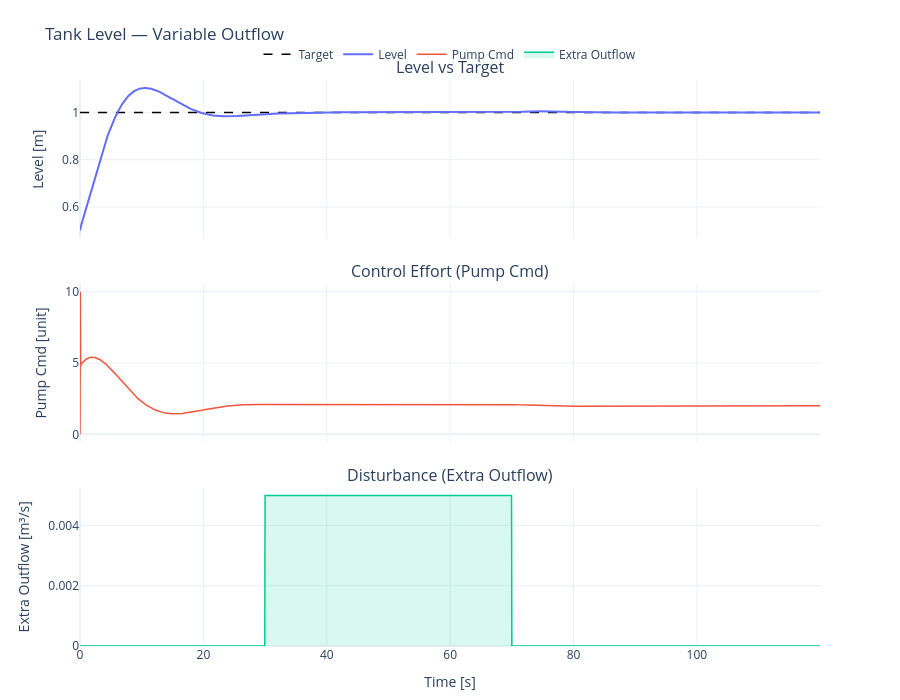

The cell this chart's notebook holds for it:
### Markdown cell above
## Section 3 — Tank Level Control

| Element | Description |
|---|---|
| **Controlled variable** | Liquid level [m] |
| **Manipulated variable** | Pump speed / valve opening |
| **Disturbance** | Downstream demand changes (variable outflow) |
| **Sensor** | Level transmitter (pressure or ultrasonic) |
| **Poor tuning consequence** | Overflow (safety hazard), starved downstream process, pump cavitation |

### Code cell
params = default_tank_params()
t = np.arange(0, params["t_end"], params["dt"])
target = np.full(len(t), 1.0)  # target level [m]

# Disturbance: downstream process draws extra at t=30s
outflow = np.zeros(len(t))
outflow[(t >= 30) & (t < 70)] = 0.005  # extra outflow [m^3/s]

result = simulate_tank(params, target, outflow)

labels = dict(y_label="Level", u_label="Pump Cmd", dist_label="Extra Outflow",
              y_unit="m", u_unit="unit", dist_unit="m\u00b3/s")
fig = build_mfg_figure(result, labels, title="Tank Level — Variable Outflow")
fig.show()

### Figure 1 — Plotly figure (JSON) as saved in the notebook; plotly's stock layout.template omitted (floating-point values rounded to 4 significant figures; data arrays with more than 128 entries replaced by an {"elided": "..."} marker saying what was removed)
{"data": [{"line": {"color": "black", "dash": "dash", "width": 1.5}, "mode": "lines", "name": "Target", "type": "scatter", "x": {"elided": "2400 float values"}, "xaxis": "x", "y": {"elided": "2400 float values"}, "yaxis": "y"}, {"line": {"color": "#636EFA", "width": 2}, "mode": "lines", "name": "Level", "type": "scatter", "x": {"elided": "2400 float values"}, "xaxis": "x", "y": {"elided": "2400 float values"}, "yaxis": "y"}, {"line": {"color": "#EF553B", "width": 1.5}, "mode": "lines", "name": "Pump Cmd", "type": "scatter", "x": {"elided": "2400 float values"}, "xaxis": "x2", "y": {"elided": "2400 float values"}, "yaxis": "y2"}, {"fill": "tozeroy", "fillcolor": "rgba(0,204,150,0.15)", "line": {"color": "#00CC96", "width": 1.5}, "mode": "lines", "name": "Extra Outflow", "type": "scatter", "x": {"elided": "2400 float values"}, "xaxis": "x3", "y": {"elided": "2400 float values"}, "yaxis": "y3"}], "layout": {"annotations": [{"font": {"size": 16}, "showarrow": false, "text": "Level vs Target", "x": 0.5, "xanchor": "center", "xref": "paper", "y": 1, "yanchor": "bottom", "yref": "paper"}, {"font": {"size": 16}, "showarrow": false, "text": "Control Effort (Pump Cmd)", "x": 0.5, "xanchor": "center", "xref": "paper", "y": 0.64, "yanchor": "bottom", "yref": "paper"}, {"font": {"size": 16}, "showarrow": false, "text": "Disturbance (Extra Outflow)", "x": 0.5, "xanchor": "center", "xref": "paper", "y": 0.28, "yanchor": "bottom", "yref": "paper"}], "height": 700, "legend": {"orientation": "h", "x": 0.5, "xanchor": "center", "y": 1.02, "yanchor": "bottom"}, "margin": {"b": 40, "t": 80}, "showlegend": true, "title": {"text": "Tank Level — Variable Outflow"}, "xaxis": {"anchor": "y", "domain": [0, 1], "matches": "x3", "showticklabels": false}, "xaxis2": {"anchor": "y2", "domain": [0, 1], "matches": "x3", "showticklabels": false}, "xaxis3": {"anchor": "y3", "domain": [0, 1], "title": {"text": "Time [s]"}}, "yaxis": {"anchor": "x", "domain": [0.72, 1], "title": {"text": "Level [m]"}}, "yaxis2": {"anchor": "x2", "domain": [0.36, 0.64], "title": {"text": "Pump Cmd [unit]"}}, "yaxis3": {"anchor": "x3", "domain": [0, 0.28], "title": {"text": "Extra Outflow [m³/s]"}}}}
